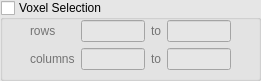
            <widget class="QGroupBox" name="groupBox_voxelSelection">
             <property name="geometry">
              <rect>
               <x>10</x>
               <y>10</y>
               <width>261</width>
               <height>81</height>
              </rect>
             </property>
             <property name="sizePolicy">
              <sizepolicy hsizetype="Preferred" vsizetype="Fixed">
               <horstretch>0</horstretch>
               <verstretch>0</verstretch>
              </sizepolicy>
             </property>
             <property name="palette">
              <palette>
               <active>
                <colorrole role="WindowText">
                 <brush brushstyle="SolidPattern">
                  <color alpha="255">
                   <red>0</red>
                   <green>0</green>
                   <blue>0</blue>
                  </color>
                 </brush>
                </colorrole>
                <colorrole role="Button">
                 <brush brushstyle="SolidPattern">
                  <color alpha="255">
                   <red>230</red>
                   <green>230</green>
                   <blue>230</blue>
                  </color>
                 </brush>
                </colorrole>
                <colorrole role="Light">
                 <brush brushstyle="SolidPattern">
                  <color alpha="255">
                   <red>255</red>
                   <green>255</green>
                   <blue>255</blue>
                  </color>
                 </brush>
                </colorrole>
                <colorrole role="Midlight">
                 <brush brushstyle="SolidPattern">
                  <color alpha="255">
                   <red>242</red>
                   <green>242</green>
                   <blue>242</blue>
                  </color>
                 </brush>
                </colorrole>
                <colorrole role="Dark">
                 <brush brushstyle="SolidPattern">
                  <color alpha="255">
                   <red>115</red>
                   <green>115</green>
                   <blue>115</blue>
                  </color>
                 </brush>
                </colorrole>
                <colorrole role="Mid">
                 <brush brushstyle="SolidPattern">
                  <color alpha="255">
                   <red>153</red>
                   <green>153</green>
                   <blue>153</blue>
                  </color>
                 </brush>
                </colorrole>
                <colorrole role="Text">
                 <brush brushstyle="SolidPattern">
                  <color alpha="255">
                   <red>0</red>
                   <green>0</green>
                   <blue>0</blue>
                  </color>
                 </brush>
                </colorrole>
                <colorrole role="BrightText">
                 <brush brushstyle="SolidPattern">
                  <color alpha="255">
                   <red>255</red>
                   <green>255</green>
                   <blue>255</blue>
                  </color>
                 </brush>
                </colorrole>
                <colorrole role="ButtonText">
                 <brush brushstyle="SolidPattern">
                  <color alpha="255">
                   <red>0</red>
                   <green>0</green>
                   <blue>0</blue>
                  </color>
                 </brush>
                </colorrole>
                <colorrole role="Base">
                 <brush brushstyle="SolidPattern">
                  <color alpha="255">
                   <red>255</red>
                   <green>255</green>
                   <blue>255</blue>
                  </color>
                 </brush>
                </colorrole>
                <colorrole role="Window">
                 <brush brushstyle="SolidPattern">
                  <color alpha="255">
                   <red>230</red>
                   <green>230</green>
                   <blue>230</blue>
                  </color>
                 </brush>
                </colorrole>
                <colorrole role="Shadow">
                 <brush brushstyle="SolidPattern">
                  <color alpha="255">
                   <red>0</red>
                   <green>0</green>
                   <blue>0</blue>
                  </color>
                 </brush>
                </colorrole>
                <colorrole role="AlternateBase">
                 <brush brushstyle="SolidPattern">
                  <color alpha="255">
                   <red>242</red>
                   <green>242</green>
                   <blue>242</blue>
                  </color>
                 </brush>
                </colorrole>
                <colorrole role="ToolTipBase">
                 <brush brushstyle="SolidPattern">
                  <color alpha="255">
                   <red>255</red>
                   <green>255</green>
                   <blue>220</blue>
                  </color>
                 </brush>
                </colorrole>
                <colorrole role="ToolTipText">
                 <brush brushstyle="SolidPattern">
                  <color alpha="255">
                   <red>0</red>
                   <green>0</green>
                   <blue>0</blue>
                  </color>
                 </brush>
                </colorrole>
               </active>
               <inactive>
                <colorrole role="WindowText">
                 <brush brushstyle="SolidPattern">
                  <color alpha="255">
                   <red>0</red>
                   <green>0</green>
                   <blue>0</blue>
                  </color>
                 </brush>
                </colorrole>
                <colorrole role="Button">
                 <brush brushstyle="SolidPattern">
                  <color alpha="255">
                   <red>230</red>
                   <green>230</green>
                   <blue>230</blue>
                  </color>
                 </brush>
                </colorrole>
                <colorrole role="Light">
                 <brush brushstyle="SolidPattern">
                  <color alpha="255">
                   <red>255</red>
                   <green>255</green>
                   <blue>255</blue>
                  </color>
                 </brush>
                </colorrole>
                <colorrole role="Midlight">
                 <brush brushstyle="SolidPattern">
                  <color alpha="255">
                   <red>242</red>
                   <green>242</green>
                   <blue>242</blue>
                  </color>
                 </brush>
                </colorrole>
                <colorrole role="Dark">
                 <brush brushstyle="SolidPattern">
                  <color alpha="255">
                   <red>115</red>
                   <green>115</green>
                   <blue>115</blue>
                  </color>
                 </brush>
                </colorrole>
                <colorrole role="Mid">
                 <brush brushstyle="SolidPattern">
                  <color alpha="255">
                   <red>153</red>
                   <green>153</green>
                   <blue>153</blue>
                  </color>
                 </brush>
                </colorrole>
                <colorrole role="Text">
                 <brush brushstyle="SolidPattern">
                  <color alpha="255">
                   <red>0</red>
                   <green>0</green>
                   <blue>0</blue>
                  </color>
                 </brush>
                </colorrole>
                <colorrole role="BrightText">
                 <brush brushstyle="SolidPattern">
                  <color alpha="255">
                   <red>255</red>
                   <green>255</green>
                   <blue>255</blue>
                  </color>
                 </brush>
                </colorrole>
                <colorrole role="ButtonText">
                 <brush brushstyle="SolidPattern">
                  <color alpha="255">
                   <red>0</red>
                   <green>0</green>
                   <blue>0</blue>
                  </color>
                 </brush>
                </colorrole>
                <colorrole role="Base">
                 <brush brushstyle="SolidPattern">
                  <color alpha="255">
                   <red>255</red>
                   <green>255</green>
                   <blue>255</blue>
                  </color>
                 </brush>
                </colorrole>
                <colorrole role="Window">
                 <brush brushstyle="SolidPattern">
                  <color alpha="255">
                   <red>230</red>
                   <green>230</green>
                   <blue>230</blue>
                  </color>
                 </brush>
                </colorrole>
                <colorrole role="Shadow">
                 <brush brushstyle="SolidPattern">
                  <color alpha="255">
                   <red>0</red>
                   <green>0</green>
                   <blue>0</blue>
                  </color>
                 </brush>
                </colorrole>
                <colorrole role="AlternateBase">
                 <brush brushstyle="SolidPattern">
                  <color alpha="255">
                   <red>242</red>
                   <green>242</green>
                   <blue>242</blue>
                  </color>
                 </brush>
                </colorrole>
                <colorrole role="ToolTipBase">
                 <brush brushstyle="SolidPattern">
                  <color alpha="255">
                   <red>255</red>
                   <green>255</green>
                   <blue>220</blue>
                  </color>
                 </brush>
                </colorrole>
                <colorrole role="ToolTipText">
                 <brush brushstyle="SolidPattern">
                  <color alpha="255">
                   <red>0</red>
                   <green>0</green>
                   <blue>0</blue>
                  </color>
                 </brush>
                </colorrole>
               </inactive>
               <disabled>
                <colorrole role="WindowText">
                 <brush brushstyle="SolidPattern">
                  <color alpha="255">
                   <red>115</red>
                   <green>115</green>
                   <blue>115</blue>
                  </color>
                 </brush>
                </colorrole>
                <colorrole role="Button">
                 <brush brushstyle="SolidPattern">
                  <color alpha="255">
                   <red>230</red>
                   <green>230</green>
                   <blue>230</blue>
                  </color>
                 </brush>
                </colorrole>
                <colorrole role="Light">
                 <brush brushstyle="SolidPattern">
                  <color alpha="255">
                   <red>255</red>
                   <green>255</green>
                   <blue>255</blue>
                  </color>
                 </brush>
                </colorrole>
                <colorrole role="Midlight">
                 <brush brushstyle="SolidPattern">
                  <color alpha="255">
                   <red>242</red>
                   <green>242</green>
                   <blue>242</blue>
                  </color>
                 </brush>
                </colorrole>
                <colorrole role="Dark">
                 <brush brushstyle="SolidPattern">
                  <color alpha="255">
                   <red>115</red>
                   <green>115</green>
                   <blue>115</blue>
                  </color>
                 </brush>
                </colorrole>
                <colorrole role="Mid">
                 <brush brushstyle="SolidPattern">
                  <color alpha="255">
                   <red>153</red>
                   <green>153</green>
                   <blue>153</blue>
                  </color>
                 </brush>
                </colorrole>
                <colorrole role="Text">
                 <brush brushstyle="SolidPattern">
                  <color alpha="255">
                   <red>115</red>
                   <green>115</green>
                   <blue>115</blue>
                  </color>
                 </brush>
                </colorrole>
                <colorrole role="BrightText">
                 <brush brushstyle="SolidPattern">
                  <color alpha="255">
                   <red>255</red>
                   <green>255</green>
                   <blue>255</blue>
                  </color>
                 </brush>
                </colorrole>
                <colorrole role="ButtonText">
                 <brush brushstyle="SolidPattern">
                  <color alpha="255">
                   <red>115</red>
                   <green>115</green>
                   <blue>115</blue>
                  </color>
                 </brush>
                </colorrole>
                <colorrole role="Base">
                 <brush brushstyle="SolidPattern">
                  <color alpha="255">
                   <red>230</red>
                   <green>230</green>
                   <blue>230</blue>
                  </color>
                 </brush>
                </colorrole>
                <colorrole role="Window">
                 <brush brushstyle="SolidPattern">
                  <color alpha="255">
                   <red>230</red>
                   <green>230</green>
                   <blue>230</blue>
                  </color>
                 </brush>
                </colorrole>
                <colorrole role="Shadow">
                 <brush brushstyle="SolidPattern">
                  <color alpha="255">
                   <red>0</red>
                   <green>0</green>
                   <blue>0</blue>
                  </color>
                 </brush>
                </colorrole>
                <colorrole role="AlternateBase">
                 <brush brushstyle="SolidPattern">
                  <color alpha="255">
                   <red>230</red>
                   <green>230</green>
                   <blue>230</blue>
                  </color>
                 </brush>
                </colorrole>
                <colorrole role="ToolTipBase">
                 <brush brushstyle="SolidPattern">
                  <color alpha="255">
                   <red>255</red>
                   <green>255</green>
                   <blue>220</blue>
                  </color>
                 </brush>
                </colorrole>
                <colorrole role="ToolTipText">
                 <brush brushstyle="SolidPattern">
                  <color alpha="255">
                   <red>0</red>
                   <green>0</green>
                   <blue>0</blue>
                  </color>
                 </brush>
                </colorrole>
               </disabled>
              </palette>
             </property>
             <property name="autoFillBackground">
              <bool>false</bool>
             </property>
             <property name="title">
              <string>Voxel Selection</string>
             </property>
             <property name="flat">
              <bool>true</bool>
             </property>
             <property name="checkable">
              <bool>true</bool>
             </property>
             <property name="checked">
              <bool>false</bool>
             </property>
             <widget class="QWidget" name="layoutWidget">
              <property name="geometry">
               <rect>
                <x>30</x>
                <y>20</y>
                <width>201</width>
                <height>50</height>
               </rect>
              </property>
              <layout class="QHBoxLayout" name="horizontalLayout">
               <item>
                <layout class="QFormLayout" name="formLayout_13">
                 <item row="0" column="0">
                  <widget class="QLabel" name="label_voxelRow">
                   <property name="text">
                    <string>rows</string>
                   </property>
                  </widget>
                 </item>
                 <item row="0" column="1">
                  <widget class="QLineEdit" name="lineEdit_voxelRowStart"/>
                 </item>
                 <item row="1" column="0">
                  <widget class="QLabel" name="label_voxelColumns">
                   <property name="text">
                    <string>columns</string>
                   </property>
                  </widget>
                 </item>
                 <item row="1" column="1">
                  <widget class="QLineEdit" name="lineEdit_voxelColStart"/>
                 </item>
                </layout>
               </item>
               <item>
                <layout class="QFormLayout" name="formLayout_14">
                 <item row="0" column="0">
                  <widget class="QLabel" name="label_4">
                   <property name="text">
                    <string>to</string>
                   </property>
                  </widget>
                 </item>
                 <item row="0" column="1">
                  <widget class="QLineEdit" name="lineEdit_voxelRowEnd"/>
                 </item>
                 <item row="1" column="0">
                  <widget class="QLabel" name="label_5">
                   <property name="text">
                    <string>to</string>
                   </property>
                  </widget>
                 </item>
                 <item row="1" column="1">
                  <widget class="QLineEdit" name="lineEdit_voxelColEnd"/>
                 </item>
                </layout>
               </item>
              </layout>
             </widget>
            </widget>
